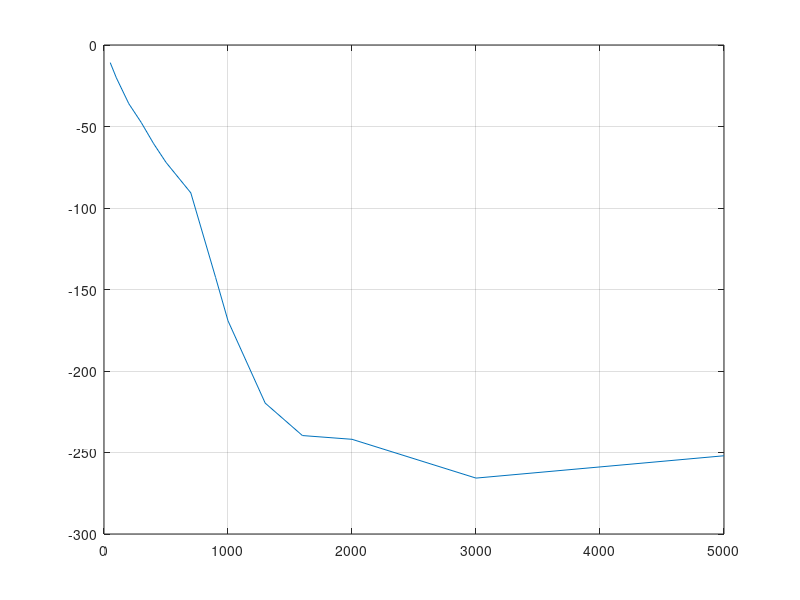

Recreate this plot in MATLAB.
f = [50 100 200 300 400 500 700 900 1000 1300 1600 2000 3000 5000];
deg = [-10.8 -20.2 -36 -47.5 -60.5 -72 -90.7 -142.6 -169.2 -219.7 -239.6 -241.9 -265.7 -252];
plot(f,deg);
grid on;